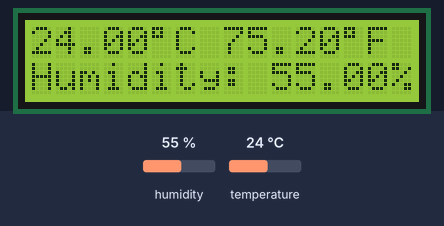
A sketch run on a simulated Arduino Uno, built with avr-gcc and run on an emulated ATmega328P. Parts: 16×2 character LCD. The test bench sets the inputs (shaded band); at power-on: humidity 55 %, temperature 24 °C.

Above: at 3.3 s.
3.4 s: humidity set to 22 %
At 4.7 s:
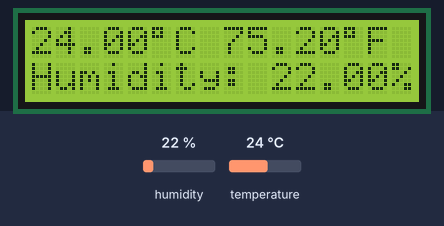
6.1 s: temperature set to 12 °C
At 7.3 s:
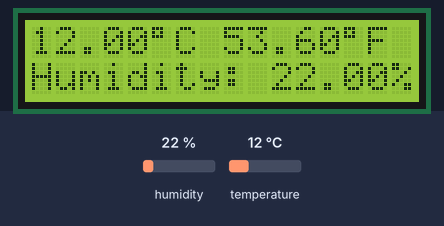
8.8 s: humidity set to 40 %
At 11.4 s:
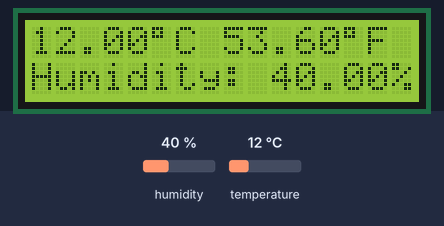
11.8 s: temperature set to 19 °C
At 12.9 s:
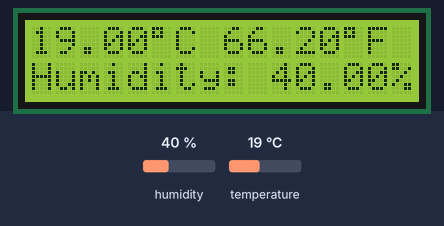
Timing chart, 0 to 14.8 s (numbered marks = the images above; inputs shaded):
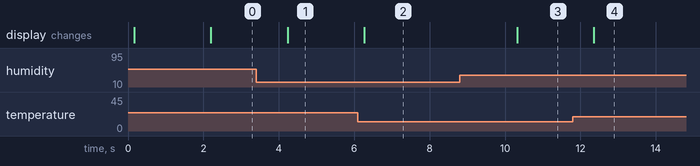

The sketch:

tempAndHumidity.ino
```cpp
#include <dht.h>
#include <LiquidCrystal.h>

// Initialize DHT sensor
dht DHT;
#define DHT11_PIN 7

// Initialize LCD (RS, E, D4, D5, D6, D7)
LiquidCrystal lcd(12, 11, 5, 4, 3, 2);

void setup() {
  // Wait for components to stabilize
  delay(100);

  // Set up the LCD's number of columns and rows
  lcd.begin(16, 2);

  // Clear the display
  lcd.clear();

  // Display a welcome message
  lcd.print("Temp & Humidity");
  lcd.setCursor(0, 1);
  lcd.print("Monitor");
  delay(2000);
  lcd.clear();
}

void loop() {
  // Read data from DHT11
  int chk = DHT.read11(DHT11_PIN);

  // Check if reading was successful
  if (chk == DHTLIB_OK) {
    // Convert Celsius to Fahrenheit
    float fahrenheit = (DHT.temperature * 9.0 / 5.0) + 32.0;

    // Display temperature in Celsius on the first line
    lcd.clear();
    lcd.setCursor(0, 0);
    lcd.print(DHT.temperature);
    lcd.print((char)223); // Degree symbol
    lcd.print("C ");

    // Display temperature in Fahrenheit
    lcd.print(fahrenheit);
    lcd.print((char)223); // Degree symbol
    lcd.print("F");

    // Display humidity on the second line
    lcd.setCursor(0, 1);
    lcd.print("Humidity: ");
    lcd.print(DHT.humidity);
    lcd.print("%");
  } else {
    // If reading failed, display an error message
    lcd.clear();
    lcd.setCursor(0, 0);
    lcd.print("Sensor Error!");
    lcd.setCursor(0, 1);
    lcd.print("Check wiring");
  }

  // Wait 2 seconds before next reading
  delay(2000);
}
```

Measured:
- after the input at 3.4 s, the display: changes after 0.83 s (image 1)
- after the input at 6.1 s, the display: changes after 0.16 s (image 2)
- after the input at 8.8 s, the display: changes after 1.5 s (image 3)
- after the input at 11.8 s, the display: changes after 0.56 s (image 4)
